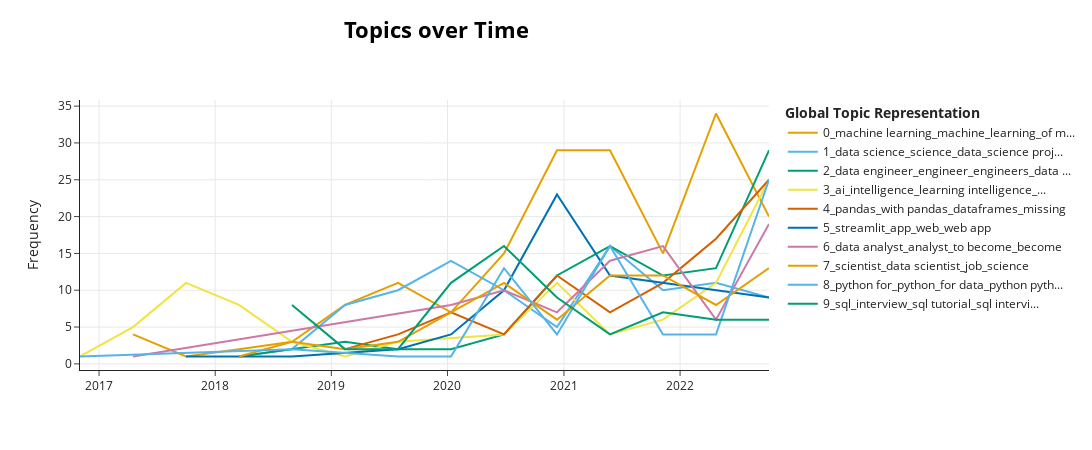

Write notebook code for a chart like this one.
### Code cell
topic_model_base_title.visualize_topics_over_time(topics_over_time_base_title, top_n_topics=10)

### Figure 1 — Plotly figure (JSON) as saved in the notebook; plotly's stock layout.template omitted (floating-point values rounded to 4 significant figures)
{"data": [{"hoverinfo": "text", "hovertext": ["<b>Topic 0</b><br>Words: days of, 100 days, of code, days, machine learning", "<b>Topic 0</b><br>Words: markov, intelligence 10, bayes networks, hidden markov, markov models", "<b>Topic 0</b><br>Words: easy medium, fundamentals cross, is easy, medium and, and hard", "<b>Topic 0</b><br>Words: learning fundamentals, fundamentals, fundamentals bias, matrix gentle, fundamentals the", "<b>Topic 0</b><br>Words: machine learning, machine, learning, types of, book", "<b>Topic 0</b><br>Words: machine learning, machine, learning in, learning, model", "<b>Topic 0</b><br>Words: machine learning, machine, papers, learning, million people", "<b>Topic 0</b><br>Words: machine learning, machine, learning, learning monthly, monthly", "<b>Topic 0</b><br>Words: machine, machine learning, learning, learn machine, monthly", "<b>Topic 0</b><br>Words: machine learning, machine, learning, of machine, hands on", "<b>Topic 0</b><br>Words: machine learning, machine, learning, explained for, learning explained", "<b>Topic 0</b><br>Words: machine learning, machine, learning, in machine, best machine", "<b>Topic 0</b><br>Words: machine learning, machine, learning, learning course, course"], "marker": {"color": "#E69F00"}, "mode": "lines", "name": "0_machine learning_machine_learning_of m...", "type": "scatter", "x": ["2017-04-17T15:12:00", "2017-10-01T04:48:00", "2018-03-16T18:24:00", "2018-08-30T08:00:00", "2019-02-12T21:36:00", "2019-07-29T11:12:00", "2020-01-12T00:48:00", "2020-06-26T14:24:00", "2020-12-10T04:00:00", "2021-05-25T17:36:00", "2021-11-08T07:12:00", "2022-04-23T20:48:00", "2022-10-07T10:24:00"], "y": [4, 1, 2, 3, 8, 11, 7, 15, 29, 29, 15, 34, 20]}, {"hoverinfo": "text", "hovertext": ["<b>Topic 1</b><br>Words: standardize populations, standardize, confounding, confounding variables, are confounding", "<b>Topic 1</b><br>Words: science 25, demystifying, 25 minute, demystifying data, minute session", "<b>Topic 1</b><br>Words: to data, intro to, intro, data science, science", "<b>Topic 1</b><br>Words: data science, science, science 101, data, 101", "<b>Topic 1</b><br>Words: scratch part, science project, data science, science, project from", "<b>Topic 1</b><br>Words: data science, science, data, science project, project", "<b>Topic 1</b><br>Words: process visual, science process, visual guide, guide part, process", "<b>Topic 1</b><br>Words: statistics, data science, science, practical statistics, scientists chapter", "<b>Topic 1</b><br>Words: data science, science, science project, data, can", "<b>Topic 1</b><br>Words: data science, science, state of, state, town hall", "<b>Topic 1</b><br>Words: data visualization, visualization, data science, science, this"], "marker": {"color": "#56B4E9"}, "mode": "lines", "name": "1_data science_science_data_science proj...", "type": "scatter", "x": ["2018-03-16T18:24:00", "2018-08-30T08:00:00", "2019-02-12T21:36:00", "2019-07-29T11:12:00", "2020-01-12T00:48:00", "2020-06-26T14:24:00", "2020-12-10T04:00:00", "2021-05-25T17:36:00", "2021-11-08T07:12:00", "2022-04-23T20:48:00", "2022-10-07T10:24:00"], "y": [1, 2, 8, 10, 14, 10, 5, 16, 10, 11, 9]}, {"hoverinfo": "text", "hovertext": ["<b>Topic 2</b><br>Words: 000, australian tech, 000 australian, australian, 600 000", "<b>Topic 2</b><br>Words: dimensions for, electrical vs, job opportunities, vs large, vs electronics", "<b>Topic 2</b><br>Words: microcontroller, microprocessor, who wins, difference who, microcontroller vs", "<b>Topic 2</b><br>Words: company, company told, company vs, big company, vs small", "<b>Topic 2</b><br>Words: key, software engineering, software, vs, reality data", "<b>Topic 2</b><br>Words: engineer, data engineer, vs data, software, engineers", "<b>Topic 2</b><br>Words: data engineer, engineer, engineers, data engineers, you", "<b>Topic 2</b><br>Words: engineer, data engineer, right, engineer vs, become data", "<b>Topic 2</b><br>Words: engineers, data engineers, data engineer, engineer, why data", "<b>Topic 2</b><br>Words: data engineer, engineer, engineers, engineering, data engineers"], "marker": {"color": "#009E73"}, "mode": "lines", "name": "2_data engineer_engineer_engineers_data ...", "type": "scatter", "x": ["2018-03-16T18:24:00", "2019-02-12T21:36:00", "2019-07-29T11:12:00", "2020-01-12T00:48:00", "2020-06-26T14:24:00", "2020-12-10T04:00:00", "2021-05-25T17:36:00", "2021-11-08T07:12:00", "2022-04-23T20:48:00", "2022-10-07T10:24:00"], "y": [1, 3, 2, 2, 4, 12, 16, 12, 13, 29]}, {"hoverinfo": "text", "hovertext": ["<b>Topic 3</b><br>Words: friday raw, raw training, training australia, australia, raw", "<b>Topic 3</b><br>Words: intelligence, learning intelligence, ai, movement raw, the war", "<b>Topic 3</b><br>Words: learning intelligence, intelligence, ai, deeplearning, deeplearning ai", "<b>Topic 3</b><br>Words: learning intelligence, intelligence, ai, finishing, learning", "<b>Topic 3</b><br>Words: intelligence, queensland, intelligence in, in business, the university", "<b>Topic 3</b><br>Words: artificial, artificial intelligence, intelligence, ai, learning intelligence", "<b>Topic 3</b><br>Words: ai, this graph, pole python, 2019 this, gym tutorial", "<b>Topic 3</b><br>Words: of ai, ai, nvidia anima, report 2020, kite", "<b>Topic 3</b><br>Words: ai, artificial intelligence, artificial, intelligence, h2o", "<b>Topic 3</b><br>Words: ai, what learnt, models evidently, intelligence instead, makes you", "<b>Topic 3</b><br>Words: ai, of ai, kharagpur guest, deadlifts, with logical", "<b>Topic 3</b><br>Words: ai, by ai, to follow, training, follow", "<b>Topic 3</b><br>Words: ai, the ai, intelligence, etsy, founder"], "marker": {"color": "#F0E442"}, "mode": "lines", "name": "3_ai_intelligence_learning intelligence_...", "type": "scatter", "x": ["2016-11-02T01:36:00", "2017-04-17T15:12:00", "2017-10-01T04:48:00", "2018-03-16T18:24:00", "2018-08-30T08:00:00", "2019-02-12T21:36:00", "2019-07-29T11:12:00", "2020-06-26T14:24:00", "2020-12-10T04:00:00", "2021-05-25T17:36:00", "2021-11-08T07:12:00", "2022-04-23T20:48:00", "2022-10-07T10:24:00"], "y": [1, 5, 11, 8, 3, 1, 3, 4, 11, 4, 6, 11, 25]}, {"hoverinfo": "text", "hovertext": ["<b>Topic 4</b><br>Words: fundamentals data, science fundamentals, python pandas, pandas, fundamentals", "<b>Topic 4</b><br>Words: pandas, sklearn, handling missing, pandas sklearn, ml hacks", "<b>Topic 4</b><br>Words: pandas, pandas profiling, profiling, profiling on, use pandas", "<b>Topic 4</b><br>Words: pandas, learning pt, python machine, exploratory data, exploratory", "<b>Topic 4</b><br>Words: pandas, scientist needs, fundamentals every, needs, needs to", "<b>Topic 4</b><br>Words: pandas, missing data, missing, handle missing, to handle", "<b>Topic 4</b><br>Words: pandas, with pandas, your pandas, dataframes, pandas dataframes", "<b>Topic 4</b><br>Words: pandas, with pandas, replace, dataframes, pandas functions", "<b>Topic 4</b><br>Words: pandas, with pandas, in pandas, python pandas, pandas python"], "marker": {"color": "#D55E00"}, "mode": "lines", "name": "4_pandas_with pandas_dataframes_missing", "type": "scatter", "x": ["2019-02-12T21:36:00", "2019-07-29T11:12:00", "2020-01-12T00:48:00", "2020-06-26T14:24:00", "2020-12-10T04:00:00", "2021-05-25T17:36:00", "2021-11-08T07:12:00", "2022-04-23T20:48:00", "2022-10-07T10:24:00"], "y": [2, 4, 7, 4, 12, 7, 11, 17, 25]}, {"hoverinfo": "text", "hovertext": ["<b>Topic 5</b><br>Words: and animation, math and, animation tool, tool tutorial, animation", "<b>Topic 5</b><br>Words: to simulate, nba games, simulate, simulate nba, games in", "<b>Topic 5</b><br>Words: python flask, the nba_api, nba data, nba_api, nba_api python", "<b>Topic 5</b><br>Words: python streamlit, streamlit, deploy ml, web, streamlit tutorial", "<b>Topic 5</b><br>Words: streamlit, web app, web, python streamlit, app", "<b>Topic 5</b><br>Words: streamlit, web, app, web app, build", "<b>Topic 5</b><br>Words: streamlit, app, web app, web, your streamlit", "<b>Topic 5</b><br>Words: streamlit, app, with streamlit, web, web app", "<b>Topic 5</b><br>Words: streamlit, app, in streamlit, web app, web", "<b>Topic 5</b><br>Words: streamlit, web app, web, app, apps"], "marker": {"color": "#0072B2"}, "mode": "lines", "name": "5_streamlit_app_web_web app", "type": "scatter", "x": ["2017-10-01T04:48:00", "2018-08-30T08:00:00", "2019-07-29T11:12:00", "2020-01-12T00:48:00", "2020-06-26T14:24:00", "2020-12-10T04:00:00", "2021-05-25T17:36:00", "2021-11-08T07:12:00", "2022-04-23T20:48:00", "2022-10-07T10:24:00"], "y": [1, 1, 2, 4, 10, 23, 12, 11, 10, 9]}, {"hoverinfo": "text", "hovertext": ["<b>Topic 6</b><br>Words: generalist, expert generalist, an expert, expert, is an", "<b>Topic 6</b><br>Words: data analyst, analyst, analyst resume, resume, salary", "<b>Topic 6</b><br>Words: data analyst, analyst, to become, become data, become", "<b>Topic 6</b><br>Words: data analyst, analyst, analyst skills, as data, as", "<b>Topic 6</b><br>Words: data analyst, analyst, job, analyst job, analyst how", "<b>Topic 6</b><br>Words: data analyst, analyst, to become, become, top", "<b>Topic 6</b><br>Words: data analyst, analyst, as data, analyst how, as", "<b>Topic 6</b><br>Words: data analyst, analyst, to become, become data, become"], "marker": {"color": "#CC79A7"}, "mode": "lines", "name": "6_data analyst_analyst_to become_become", "type": "scatter", "x": ["2017-04-17T15:12:00", "2020-01-12T00:48:00", "2020-06-26T14:24:00", "2020-12-10T04:00:00", "2021-05-25T17:36:00", "2021-11-08T07:12:00", "2022-04-23T20:48:00", "2022-10-07T10:24:00"], "y": [1, 8, 10, 7, 14, 16, 6, 19]}, {"hoverinfo": "text", "hovertext": ["<b>Topic 7</b><br>Words: from senior, hiring tips, scientist inside, rea, inside rea", "<b>Topic 7</b><br>Words: get masters, business background, masters in, scientist from, before applying", "<b>Topic 7</b><br>Words: scientist actually, where to, actually do, to look, science jobs", "<b>Topic 7</b><br>Words: job ways, extra income, ways you, science experience, how biologist", "<b>Topic 7</b><br>Words: scientist, data scientist, to phd, phd, job", "<b>Topic 7</b><br>Words: science job, scientist, job, data scientist, science", "<b>Topic 7</b><br>Words: scientist, data scientist, science job, have, job", "<b>Topic 7</b><br>Words: scientist, data scientist, job, scientist is, degree", "<b>Topic 7</b><br>Words: scientist, job, data scientist, science, data", "<b>Topic 7</b><br>Words: scientist, data scientist, how became, became, job", "<b>Topic 7</b><br>Words: scientist, data scientist, hiring manager, secrets of, science hiring"], "marker": {"color": "#E69F00"}, "mode": "lines", "name": "7_scientist_data scientist_job_science", "type": "scatter", "x": ["2018-03-16T18:24:00", "2018-08-30T08:00:00", "2019-02-12T21:36:00", "2019-07-29T11:12:00", "2020-01-12T00:48:00", "2020-06-26T14:24:00", "2020-12-10T04:00:00", "2021-05-25T17:36:00", "2021-11-08T07:12:00", "2022-04-23T20:48:00", "2022-10-07T10:24:00"], "y": [1, 3, 2, 3, 7, 11, 6, 12, 12, 8, 13]}, {"hoverinfo": "text", "hovertext": ["<b>Topic 8</b><br>Words: flowers in, flowers, drawing flowers, drawing, in python", "<b>Topic 8</b><br>Words: same done, list comprehensions, less code, comprehensions get, python on", "<b>Topic 8</b><br>Words: and raspberry, disappointing gift, gift, disappointing, gift using", "<b>Topic 8</b><br>Words: examples python, spectrogram examples, spectrogram, examples, python", "<b>Topic 8</b><br>Words: python for, science data, for data, analysis python, data analysis", "<b>Topic 8</b><br>Words: python for, jumps, quickly explore, count my, bike jumps", "<b>Topic 8</b><br>Words: python for, for data, python, click, python click", "<b>Topic 8</b><br>Words: to loop, cheat sheets, subfolders, and subfolders, 101 for", "<b>Topic 8</b><br>Words: python, python using, using scikit, build vennlit, learn pipelines", "<b>Topic 8</b><br>Words: python for, python python, python, for beginners, beginners"], "marker": {"color": "#56B4E9"}, "mode": "lines", "name": "8_python for_python_for data_python pyth...", "type": "scatter", "x": ["2016-11-02T01:36:00", "2018-08-30T08:00:00", "2019-07-29T11:12:00", "2020-01-12T00:48:00", "2020-06-26T14:24:00", "2020-12-10T04:00:00", "2021-05-25T17:36:00", "2021-11-08T07:12:00", "2022-04-23T20:48:00", "2022-10-07T10:24:00"], "y": [1, 2, 1, 1, 13, 4, 16, 4, 4, 25]}, {"hoverinfo": "text", "hovertext": ["<b>Topic 9</b><br>Words: sql, best practices, practices, sql best, with sql", "<b>Topic 9</b><br>Words: sql, sql server, server, loading into, to bulk", "<b>Topic 9</b><br>Words: sql, to sql, python creating, database object, creating database", "<b>Topic 9</b><br>Words: sql, intermediate sql, sql tutorial, intermediate, sql basics", "<b>Topic 9</b><br>Words: sql, interview, interview questions, sql interview, questions", "<b>Topic 9</b><br>Words: sql, sql tutorial, advanced sql, advanced, cases advanced", "<b>Topic 9</b><br>Words: sql, sql tutorial, problems sql, sql problems, watch as", "<b>Topic 9</b><br>Words: sql, interview, sql interview, sql interviews, interviews", "<b>Topic 9</b><br>Words: sql, sql server, server, better sql, write better", "<b>Topic 9</b><br>Words: sql, nerds, data nerds, is sql, interview problem"], "marker": {"color": "#009E73"}, "mode": "lines", "name": "9_sql_interview_sql tutorial_sql intervi...", "type": "scatter", "x": ["2018-08-30T08:00:00", "2019-02-12T21:36:00", "2019-07-29T11:12:00", "2020-01-12T00:48:00", "2020-06-26T14:24:00", "2020-12-10T04:00:00", "2021-05-25T17:36:00", "2021-11-08T07:12:00", "2022-04-23T20:48:00", "2022-10-07T10:24:00"], "y": [8, 2, 2, 11, 16, 9, 4, 7, 6, 6]}], "layout": {"height": 450, "hoverlabel": {"bgcolor": "white", "font": {"family": "Rockwell", "size": 16}}, "legend": {"title": {"text": "<b>Global Topic Representation"}}, "title": {"font": {"color": "Black", "size": 22}, "text": "<b>Topics over Time</b>", "x": 0.4, "xanchor": "center", "y": 0.95, "yanchor": "top"}, "width": 1250, "xaxis": {"showgrid": true}, "yaxis": {"showgrid": true, "title": {"text": "Frequency"}}}}
